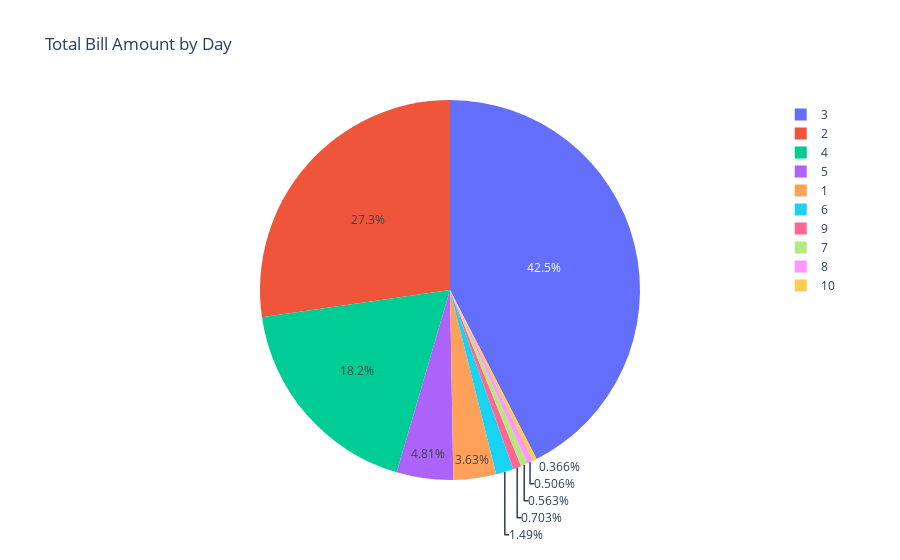

Notebook code for this chart:
### Code cell
fig = px.pie(df, names='bedRoom', title='Total Bill Amount by Day')

# Show the plot
fig.show()

### Figure 1 — Plotly figure (JSON) as saved in the notebook; plotly's stock layout.template omitted (floating-point values rounded to 4 significant figures; data arrays with more than 128 entries replaced by an {"elided": "..."} marker saying what was removed)
{"data": [{"domain": {"x": [0, 1], "y": [0, 1]}, "hovertemplate": "bedRoom=%{label}<extra></extra>", "labels": {"elided": "3554 float values"}, "legendgroup": "", "name": "", "showlegend": true, "type": "pie"}], "layout": {"legend": {"tracegroupgap": 0}, "title": {"text": "Total Bill Amount by Day"}}}
